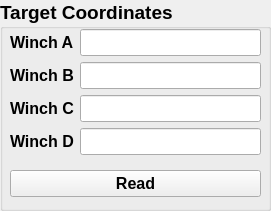
     <widget class="QGroupBox" name="groupBox_8">
      <property name="geometry">
       <rect>
        <x>720</x>
        <y>390</y>
        <width>271</width>
        <height>211</height>
       </rect>
      </property>
      <property name="font">
       <font>
        <pointsize>14</pointsize>
        <weight>75</weight>
        <bold>true</bold>
       </font>
      </property>
      <property name="title">
       <string>Target Coordinates</string>
      </property>
      <widget class="QWidget" name="formLayoutWidget_5">
       <property name="geometry">
        <rect>
         <x>10</x>
         <y>29</y>
         <width>251</width>
         <height>131</height>
        </rect>
       </property>
       <layout class="QFormLayout" name="formLayout_5">
        <item row="0" column="0">
         <widget class="QLabel" name="label_25">
          <property name="font">
           <font>
            <pointsize>12</pointsize>
           </font>
          </property>
          <property name="text">
           <string>Winch A</string>
          </property>
         </widget>
        </item>
        <item row="1" column="0">
         <widget class="QLabel" name="label_26">
          <property name="font">
           <font>
            <pointsize>12</pointsize>
           </font>
          </property>
          <property name="text">
           <string>Winch B</string>
          </property>
         </widget>
        </item>
        <item row="2" column="0">
         <widget class="QLabel" name="label_27">
          <property name="font">
           <font>
            <pointsize>12</pointsize>
           </font>
          </property>
          <property name="text">
           <string>Winch C</string>
          </property>
         </widget>
        </item>
        <item row="3" column="0">
         <widget class="QLabel" name="label_28">
          <property name="font">
           <font>
            <pointsize>12</pointsize>
           </font>
          </property>
          <property name="text">
           <string>Winch D</string>
          </property>
         </widget>
        </item>
        <item row="0" column="1">
         <widget class="QLineEdit" name="lineEdit_24">
          <property name="font">
           <font>
            <pointsize>12</pointsize>
           </font>
          </property>
          <property name="text">
           <string/>
          </property>
          <property name="alignment">
           <set>Qt::AlignCenter</set>
          </property>
         </widget>
        </item>
        <item row="1" column="1">
         <widget class="QLineEdit" name="lineEdit_25">
          <property name="font">
           <font>
            <pointsize>12</pointsize>
           </font>
          </property>
          <property name="text">
           <string/>
          </property>
          <property name="alignment">
           <set>Qt::AlignCenter</set>
          </property>
         </widget>
        </item>
        <item row="2" column="1">
         <widget class="QLineEdit" name="lineEdit_26">
          <property name="font">
           <font>
            <pointsize>12</pointsize>
           </font>
          </property>
          <property name="text">
           <string/>
          </property>
          <property name="alignment">
           <set>Qt::AlignCenter</set>
          </property>
         </widget>
        </item>
        <item row="3" column="1">
         <widget class="QLineEdit" name="lineEdit_36">
          <property name="font">
           <font>
            <pointsize>12</pointsize>
           </font>
          </property>
          <property name="text">
           <string/>
          </property>
          <property name="alignment">
           <set>Qt::AlignCenter</set>
          </property>
         </widget>
        </item>
       </layout>
      </widget>
      <widget class="QPushButton" name="pushButton_45">
       <property name="geometry">
        <rect>
         <x>10</x>
         <y>170</y>
         <width>251</width>
         <height>27</height>
        </rect>
       </property>
       <property name="font">
        <font>
         <pointsize>12</pointsize>
         <weight>75</weight>
         <bold>true</bold>
        </font>
       </property>
       <property name="text">
        <string>Read</string>
       </property>
      </widget>
     </widget>
